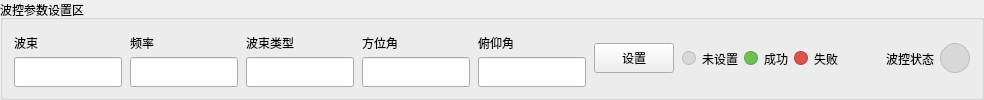
        <widget class="QGroupBox" name="grpWaveParamMain">
         <property name="title">
          <string>波控参数设置区</string>
         </property>
         <layout class="QHBoxLayout" name="layoutWaveParamMain">
          <property name="spacing">
           <number>8</number>
          </property>
          <item>
           <layout class="QHBoxLayout" name="layoutWaveParamInputs">
            <property name="spacing">
             <number>8</number>
            </property>
            <item>
             <layout class="QVBoxLayout" name="layoutleBeamMain">
              <property name="spacing">
               <number>2</number>
              </property>
              <property name="leftMargin">
               <number>0</number>
              </property>
              <property name="topMargin">
               <number>0</number>
              </property>
              <property name="rightMargin">
               <number>0</number>
              </property>
              <property name="bottomMargin">
               <number>0</number>
              </property>
              <item>
               <widget class="QLabel" name="lblBeamMain">
                <property name="text">
                 <string>波束</string>
                </property>
               </widget>
              </item>
              <item>
               <widget class="QLineEdit" name="leBeamMain">
                <property name="minimumSize">
                 <size>
                  <width>88</width>
                  <height>30</height>
                 </size>
                </property>
                <property name="maximumSize">
                 <size>
                  <width>16777215</width>
                  <height>28</height>
                 </size>
                </property>
               </widget>
              </item>
             </layout>
            </item>
            <item>
             <layout class="QVBoxLayout" name="layoutleFreqMain">
              <property name="spacing">
               <number>2</number>
              </property>
              <property name="leftMargin">
               <number>0</number>
              </property>
              <property name="topMargin">
               <number>0</number>
              </property>
              <property name="rightMargin">
               <number>0</number>
              </property>
              <property name="bottomMargin">
               <number>0</number>
              </property>
              <item>
               <widget class="QLabel" name="lblFreqMain">
                <property name="text">
                 <string>频率</string>
                </property>
               </widget>
              </item>
              <item>
               <widget class="QLineEdit" name="leFreqMain">
                <property name="minimumSize">
                 <size>
                  <width>88</width>
                  <height>30</height>
                 </size>
                </property>
                <property name="maximumSize">
                 <size>
                  <width>16777215</width>
                  <height>28</height>
                 </size>
                </property>
               </widget>
              </item>
             </layout>
            </item>
            <item>
             <layout class="QVBoxLayout" name="layoutleBeamTypeMain">
              <property name="spacing">
               <number>2</number>
              </property>
              <property name="leftMargin">
               <number>0</number>
              </property>
              <property name="topMargin">
               <number>0</number>
              </property>
              <property name="rightMargin">
               <number>0</number>
              </property>
              <property name="bottomMargin">
               <number>0</number>
              </property>
              <item>
               <widget class="QLabel" name="lblBeamTypeMain">
                <property name="text">
                 <string>波束类型</string>
                </property>
               </widget>
              </item>
              <item>
               <widget class="QLineEdit" name="leBeamTypeMain">
                <property name="minimumSize">
                 <size>
                  <width>88</width>
                  <height>30</height>
                 </size>
                </property>
                <property name="maximumSize">
                 <size>
                  <width>16777215</width>
                  <height>28</height>
                 </size>
                </property>
               </widget>
              </item>
             </layout>
            </item>
            <item>
             <layout class="QVBoxLayout" name="layoutleAzimuthMain">
              <property name="spacing">
               <number>2</number>
              </property>
              <property name="leftMargin">
               <number>0</number>
              </property>
              <property name="topMargin">
               <number>0</number>
              </property>
              <property name="rightMargin">
               <number>0</number>
              </property>
              <property name="bottomMargin">
               <number>0</number>
              </property>
              <item>
               <widget class="QLabel" name="lblAzimuthMain">
                <property name="text">
                 <string>方位角</string>
                </property>
               </widget>
              </item>
              <item>
               <widget class="QLineEdit" name="leAzimuthMain">
                <property name="minimumSize">
                 <size>
                  <width>88</width>
                  <height>30</height>
                 </size>
                </property>
                <property name="maximumSize">
                 <size>
                  <width>16777215</width>
                  <height>28</height>
                 </size>
                </property>
               </widget>
              </item>
             </layout>
            </item>
            <item>
             <layout class="QVBoxLayout" name="layoutlePitchMain">
              <property name="spacing">
               <number>2</number>
              </property>
              <property name="leftMargin">
               <number>0</number>
              </property>
              <property name="topMargin">
               <number>0</number>
              </property>
              <property name="rightMargin">
               <number>0</number>
              </property>
              <property name="bottomMargin">
               <number>0</number>
              </property>
              <item>
               <widget class="QLabel" name="lblPitchMain">
                <property name="text">
                 <string>俯仰角</string>
                </property>
               </widget>
              </item>
              <item>
               <widget class="QLineEdit" name="lePitchMain">
                <property name="minimumSize">
                 <size>
                  <width>88</width>
                  <height>30</height>
                 </size>
                </property>
                <property name="maximumSize">
                 <size>
                  <width>16777215</width>
                  <height>28</height>
                 </size>
                </property>
               </widget>
              </item>
             </layout>
            </item>
            <item>
             <widget class="QPushButton" name="btnSetWaveControl">
              <property name="minimumSize">
               <size>
                <width>76</width>
                <height>30</height>
               </size>
              </property>
              <property name="text">
               <string>设置</string>
              </property>
             </widget>
            </item>
           </layout>
          </item>
          <item>
           <layout class="QHBoxLayout" name="layoutWaveParamLegend">
            <property name="spacing">
             <number>6</number>
            </property>
            <item>
             <widget class="QLabel" name="indicatorStatusUnsetMain">
              <property name="minimumSize">
               <size>
                <width>14</width>
                <height>14</height>
               </size>
              </property>
              <property name="maximumSize">
               <size>
                <width>14</width>
                <height>14</height>
               </size>
              </property>
              <property name="styleSheet">
               <string notr="true">background:#d8d8d8;border:1px solid #bdbdbd;border-radius:7px;</string>
              </property>
              <property name="text">
               <string/>
              </property>
             </widget>
            </item>
            <item>
             <widget class="QLabel" name="lblStatusUnsetMain">
              <property name="text">
               <string>未设置</string>
              </property>
             </widget>
            </item>
            <item>
             <widget class="QLabel" name="indicatorStatusSuccessMain">
              <property name="minimumSize">
               <size>
                <width>14</width>
                <height>14</height>
               </size>
              </property>
              <property name="maximumSize">
               <size>
                <width>14</width>
                <height>14</height>
               </size>
              </property>
              <property name="styleSheet">
               <string notr="true">background:#6fbf55;border:1px solid #5aa545;border-radius:7px;</string>
              </property>
              <property name="text">
               <string/>
              </property>
             </widget>
            </item>
            <item>
             <widget class="QLabel" name="lblStatusSuccessMain">
              <property name="text">
               <string>成功</string>
              </property>
             </widget>
            </item>
            <item>
             <widget class="QLabel" name="indicatorStatusFailMain">
              <property name="minimumSize">
               <size>
                <width>14</width>
                <height>14</height>
               </size>
              </property>
              <property name="maximumSize">
               <size>
                <width>14</width>
                <height>14</height>
               </size>
              </property>
              <property name="styleSheet">
               <string notr="true">background:#d9534f;border:1px solid #bc3f3b;border-radius:7px;</string>
              </property>
              <property name="text">
               <string/>
              </property>
             </widget>
            </item>
            <item>
             <widget class="QLabel" name="lblStatusFailMain">
              <property name="text">
               <string>失败</string>
              </property>
             </widget>
            </item>
           </layout>
          </item>
          <item>
           <spacer name="spacerWaveParamMain">
            <property name="orientation">
             <enum>Qt::Horizontal</enum>
            </property>
            <property name="sizeHint" stdset="0">
             <size>
              <width>40</width>
              <height>20</height>
             </size>
            </property>
           </spacer>
          </item>
          <item>
           <layout class="QHBoxLayout" name="layoutWaveControlStateMain">
            <property name="spacing">
             <number>6</number>
            </property>
            <item>
             <widget class="QLabel" name="lblWaveControlStateTitle">
              <property name="text">
               <string>波控状态</string>
              </property>
             </widget>
            </item>
            <item>
             <widget class="QLabel" name="indicatorWaveControlState">
              <property name="minimumSize">
               <size>
                <width>30</width>
                <height>30</height>
               </size>
              </property>
              <property name="maximumSize">
               <size>
                <width>30</width>
                <height>30</height>
               </size>
              </property>
              <property name="styleSheet">
               <string notr="true">background:#d8d8d8;border:1px solid #bdbdbd;border-radius:15px;</string>
              </property>
              <property name="text">
               <string/>
              </property>
             </widget>
            </item>
           </layout>
          </item>
         </layout>
        </widget>
